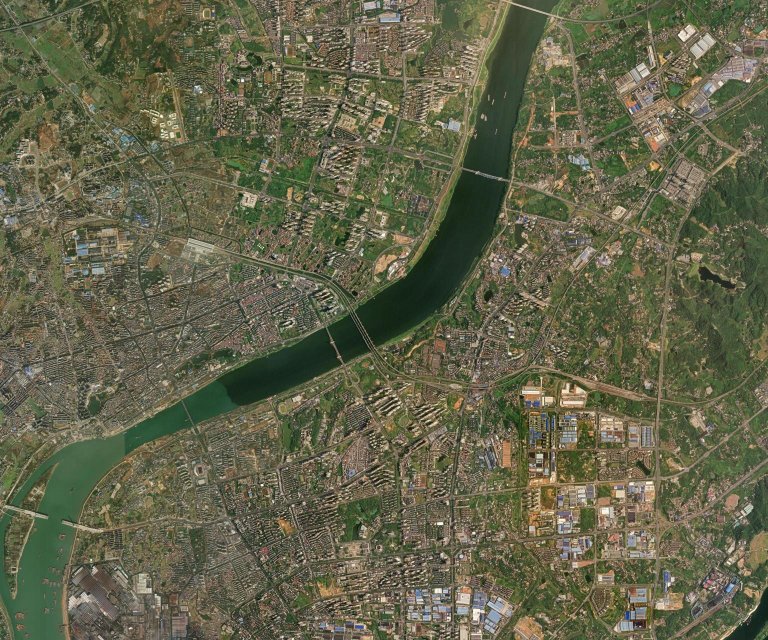
#> input picture 控制网设计/imagery/m_z14.jpg, 1536 x 1280 px, found by its file name (shown at 1/2 size)
$ python scan_river.py
#> lines starting #> are read from the running program, lines starting #| are printed output that depends on the picture; after the words box and inside, x2 and y2 are one past the last pixel; in counts of white or black regions, pixels touching at a corner belong together
# -*- coding: utf-8 -*-
"""在 z14 大范围影像上扫描湘江各段河宽, 找 300~430 m 的窄河段"""
import os
import sys

import numpy as np
from PIL import Image

sys.stdout.reconfigure(encoding="utf-8")
BASE = r"C:\Users\31710\OneDrive\Desktop\测量数据\控制网设计\imagery"
IMG = os.path.join(BASE, "m_z14.jpg")
MPP = 8.45
LON0, LON1 = 112.873535, 113.005371
LAT0, LAT1 = 27.819645, 27.916767

im = Image.open(IMG).convert("RGB")
#> im is the input picture: PIL image 1536x1280 RGB; mean R, G, B 98.7, 99.3, 74.2
a = np.asarray(im).astype(np.int16)
R, G, B = a[:, :, 0], a[:, :, 1], a[:, :, 2]
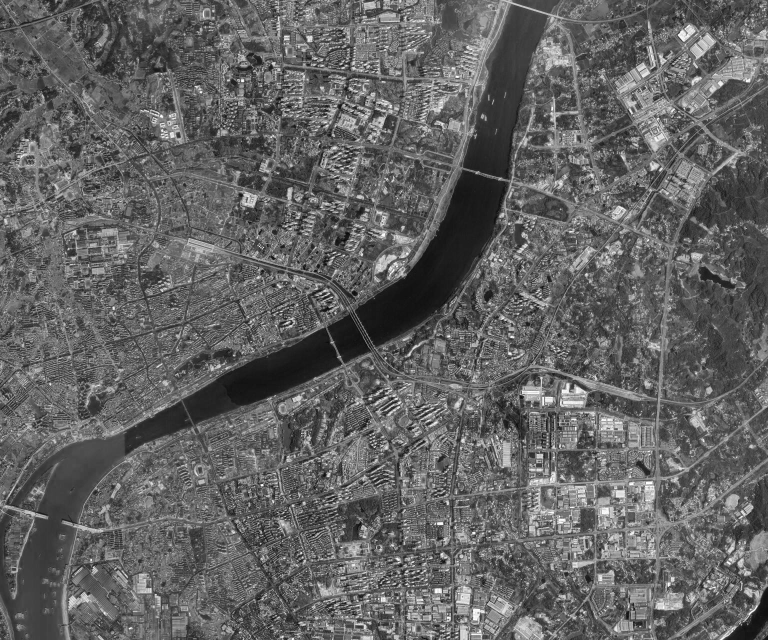
#> R: shape (1280, 1536) int16 (shown at 1/2 size); min 0, max 255, mean 98.7
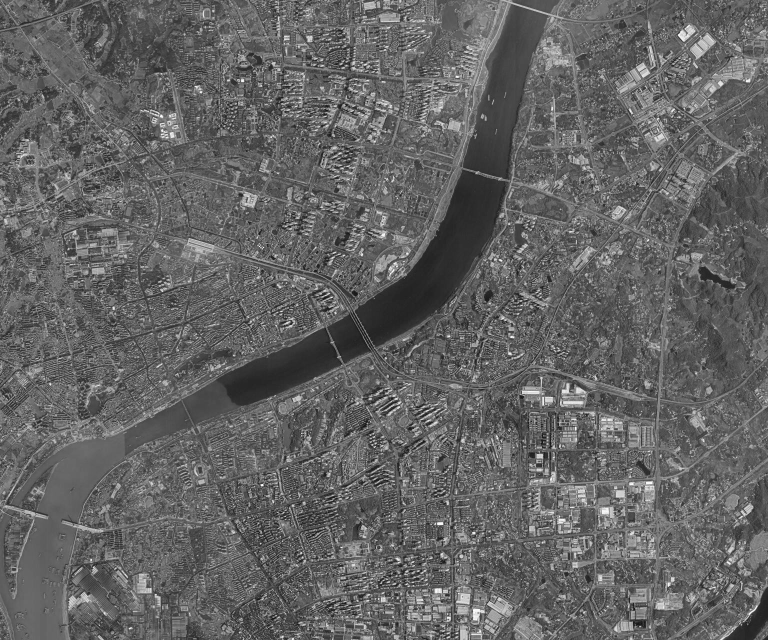
#> G: shape (1280, 1536) int16 (shown at 1/2 size); min 0, max 255, mean 99.3
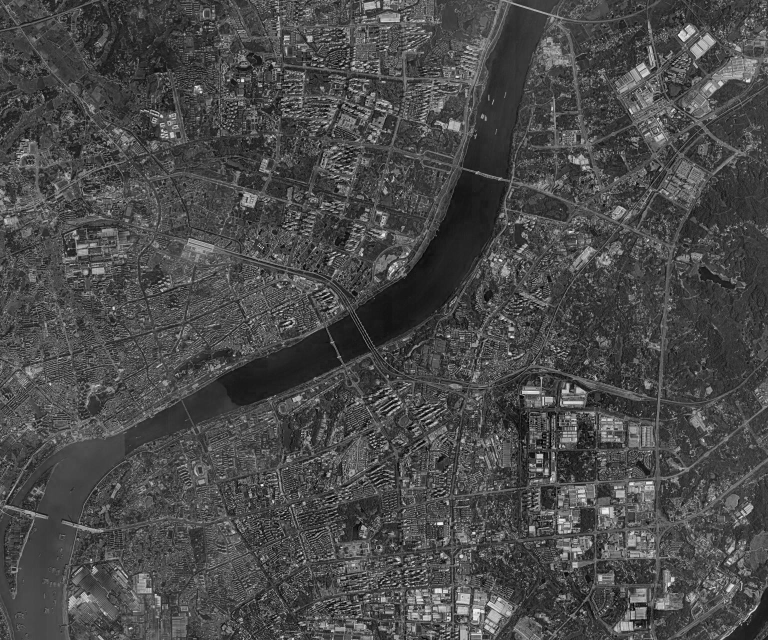
#> B: shape (1280, 1536) int16 (shown at 1/2 size); min 0, max 255, mean 74.2
H, W = R.shape
#> H = 1280; W = 1536
water = (R < 88) & (G < 118) & (B < 105) & (G >= R - 5)
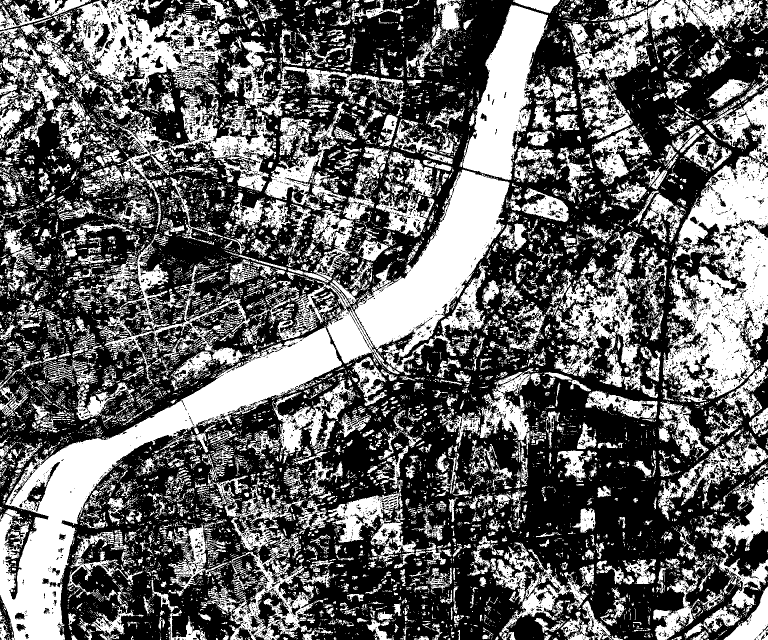
#> water: shape (1280, 1536) bool (shown at 1/2 size); 39.9% white; 12677 white regions (10790 under 20 px), largest, box (x1, y1, x2, y2) and area: (0, 652, 684, 1280) 79168, (1326, 312, 1536, 797) 56772, (705, 339, 1019, 714) 45645


def spans(row):
    m = water[row]
    out, start = [], None
    for x in range(W):
        if m[x] and start is None:
            start = x
        elif not m[x] and start is not None:
            if x - start > 15:
                out.append((start, x - 1))
            start = None
    if start is not None and W - start > 15:
        out.append((start, W - 1))
    return out


cands = []
for y in range(0, H, 8):
    for (x1, x2) in spans(y):
        wm = (x2 - x1) * MPP
        if 300 <= wm <= 430:
            lon = LON0 + (x1 + x2) / 2 / W * (LON1 - LON0)
            # 纬度: 像素 y 从上到下对应 lat1 -> lat0 (近似线性)
            lat = LAT1 - (y / H) * (LAT1 - LAT0)
            cands.append((wm, y, x1, x2, lon, lat))
print(f"找到 {len(cands)} 个 300~430 m 河宽断面")
#| 找到 84 个 300~430 m 河宽断面
for c in cands[::max(1, len(cands) // 25)]:
    print(f"  河宽 {c[0]:5.0f} m  y={c[1]:4d}  x {c[2]}-{c[3]}  "
          f"中心经纬度 ({c[4]:.5f}, {c[5]:.5f})")

$ run again, with 控制网设计/imagery/siteE_z16.jpg copied over 控制网设计/imagery/m_z14.jpg
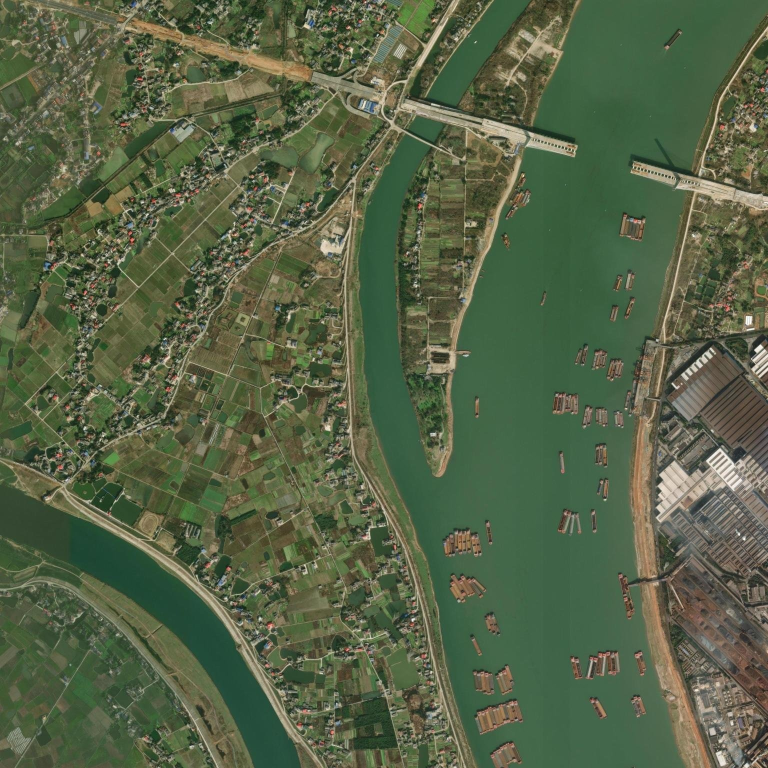
#> input picture 控制网设计/imagery/siteE_z16.jpg, 1536 x 1536 px, found by its file name (shown at 1/2 size)
#> im is the input picture: PIL image 1536x1536 RGB; mean R, G, B 85.8, 98.5, 70.2
#> `R, G, B = a[:, :, 0], a[:, :, 1], a[:, :, 2]`:
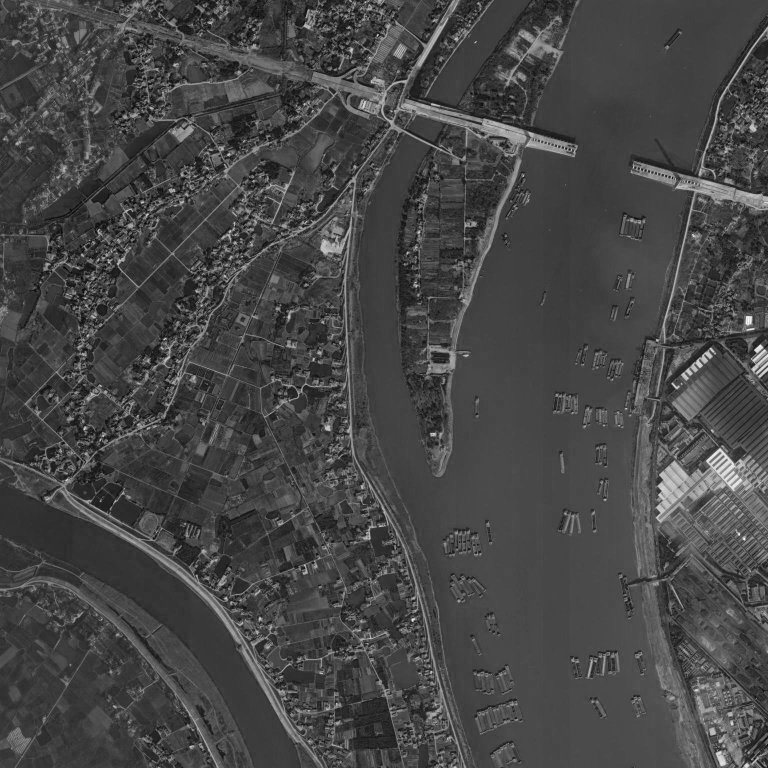
#> B: shape (1536, 1536) int16 (shown at 1/2 size); min 0, max 255, mean 70.2
#> `water = (R < 88) & (G < 118) & (B < 105) & (G >= R - 5)`:
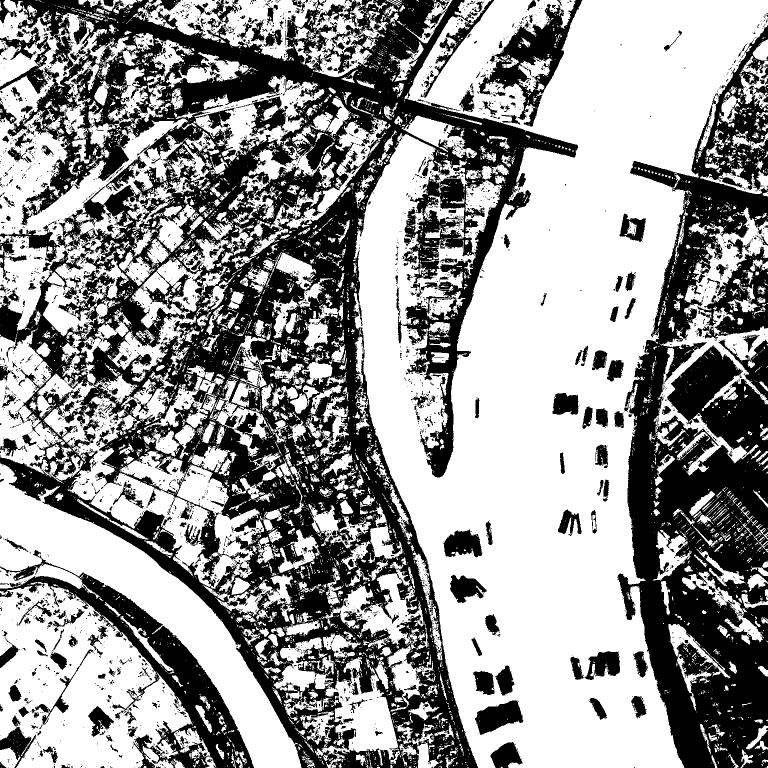
#> water: shape (1536, 1536) bool (shown at 1/2 size); 59.5% white; 4418 black regions (3994 under 20 px), largest, box (x1, y1, x2, y2) and area: (0, 0, 1156, 1536) 572817, (1235, 51, 1536, 1536) 216976, (0, 1100, 508, 1536) 39344
#| 找到 261 个 300~430 m 河宽断面

$ run again, with 控制网设计/imagery/siteF_z16.jpg copied over 控制网设计/imagery/m_z14.jpg
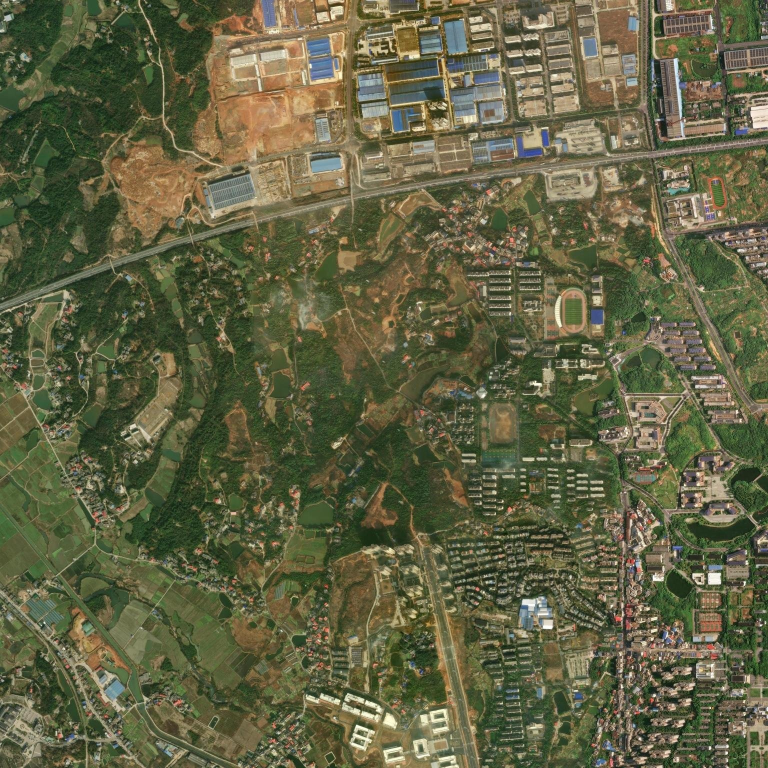
#> input picture 控制网设计/imagery/siteF_z16.jpg, 1536 x 1536 px, found by its file name (shown at 1/2 size)
#> im is the input picture: PIL image 1536x1536 RGB; mean R, G, B 97.1, 97.7, 67.5
#> `R, G, B = a[:, :, 0], a[:, :, 1], a[:, :, 2]`:
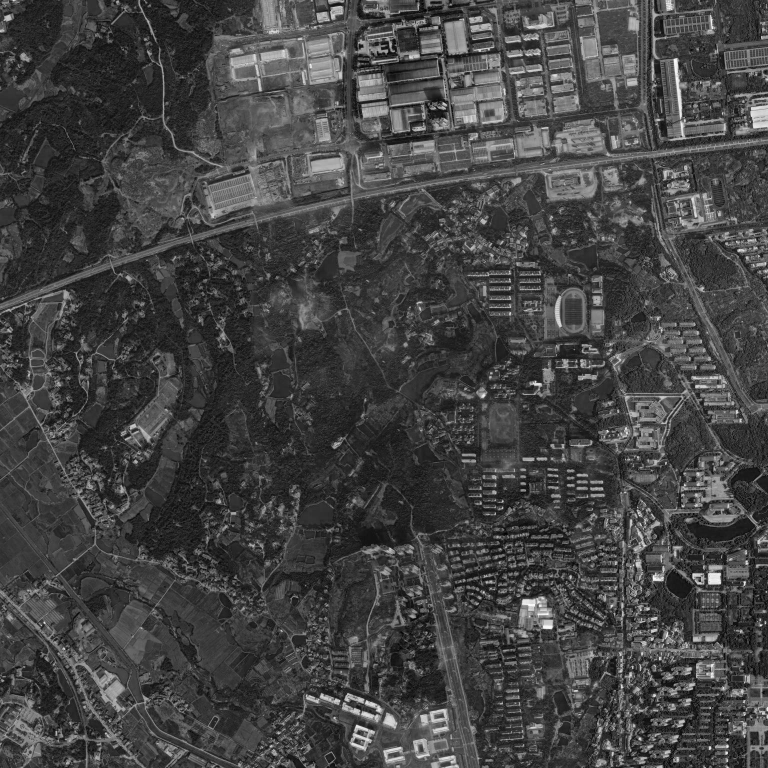
#> B: shape (1536, 1536) int16 (shown at 1/2 size); min 0, max 255, mean 67.5
#> `water = (R < 88) & (G < 118) & (B < 105) & (G >= R - 5)`:
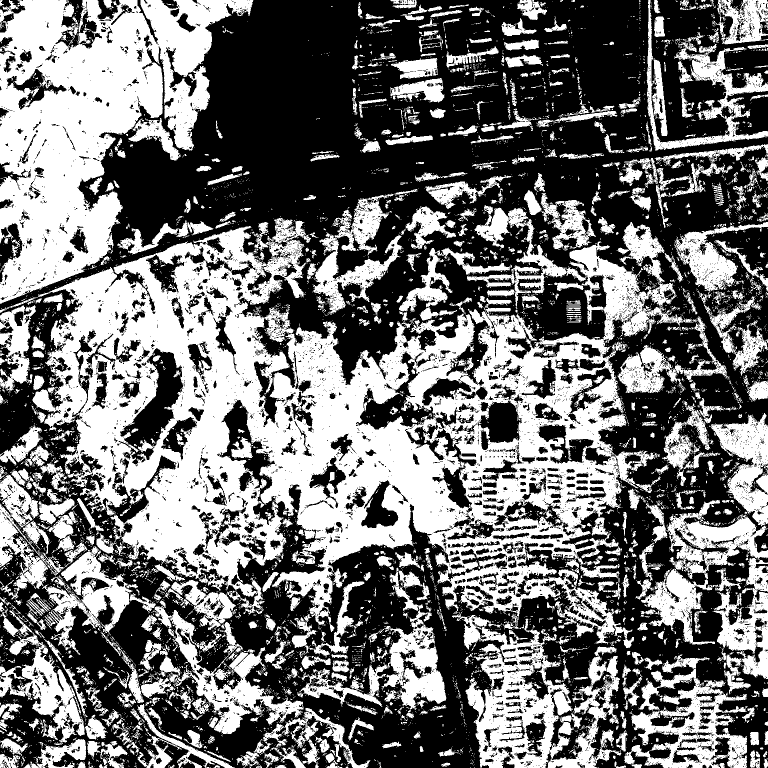
#> water: shape (1536, 1536) bool (shown at 1/2 size); 45% white; 7056 white regions (6166 under 20 px), largest, box (x1, y1, x2, y2) and area: (65, 415, 1393, 1296) 451119, (0, 0, 507, 608) 147972, (904, 1227, 1243, 1536) 40471
#| 找到 360 个 300~430 m 河宽断面

$ run again, with 控制网设计/imagery/t_14_13330_6868.jpg copied over 控制网设计/imagery/m_z14.jpg
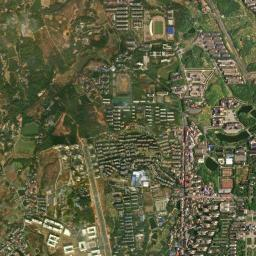
#> input picture 控制网设计/imagery/t_14_13330_6868.jpg, 256 x 256 px, found by its file name
#> im is the input picture: PIL image 256x256 RGB; mean R, G, B 94.5, 95.7, 65.9
#> `R, G, B = a[:, :, 0], a[:, :, 1], a[:, :, 2]`:
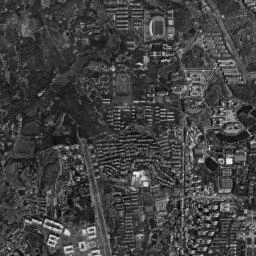
#> B: shape (256, 256) int16; min 0, max 255, mean 65.9
#> `water = (R < 88) & (G < 118) & (B < 105) & (G >= R - 5)`:
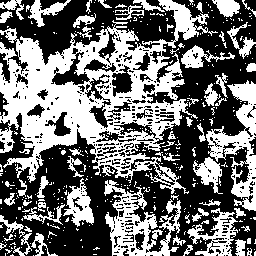
#> water: shape (256, 256) bool; 44% white; 381 white regions (319 under 20 px), largest, box (x1, y1, x2, y2) and area: (0, 0, 218, 194) 15651, (206, 80, 256, 211) 2437, (104, 180, 181, 256) 2428
#| 找到 5 个 300~430 m 河宽断面
